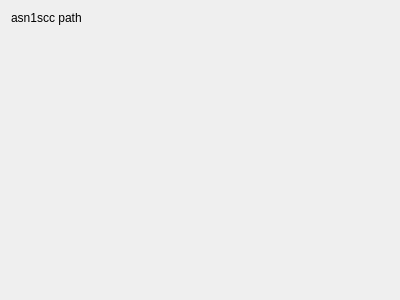
<?xml version="1.0" encoding="UTF-8"?>
<ui version="4.0">
 <author>N7 Mobile sp. z o. o.</author>
 <class>Asn1Acn::Internal::OptionsPages::GeneralOptionsPage</class>
 <widget class="QWidget" name="Asn1Acn::Internal::OptionsPages::GeneralOptionsPage">
  <property name="geometry">
   <rect>
    <x>0</x>
    <y>0</y>
    <width>400</width>
    <height>300</height>
   </rect>
  </property>
  <property name="windowTitle">
   <string>Form</string>
  </property>
  <layout class="QGridLayout" name="gridLayout">
   <item row="0" column="1">
    <widget class="Utils::PathChooser" name="asn1sccPathChooser" native="true">
     <property name="sizePolicy">
      <sizepolicy hsizetype="Preferred" vsizetype="Preferred">
       <horstretch>1</horstretch>
       <verstretch>0</verstretch>
      </sizepolicy>
     </property>
    </widget>
   </item>
   <item row="0" column="0">
    <widget class="QLabel" name="asn1sccPathLabel">
     <property name="sizePolicy">
      <sizepolicy hsizetype="Preferred" vsizetype="Preferred">
       <horstretch>0</horstretch>
       <verstretch>0</verstretch>
      </sizepolicy>
     </property>
     <property name="text">
      <string>asn1scc path</string>
     </property>
    </widget>
   </item>
   <item row="1" column="0" colspan="2">
    <spacer name="verticalSpacer">
     <property name="orientation">
      <enum>Qt::Vertical</enum>
     </property>
     <property name="sizeHint" stdset="0">
      <size>
       <width>20</width>
       <height>40</height>
      </size>
     </property>
    </spacer>
   </item>
  </layout>
 </widget>
 <customwidgets>
  <customwidget>
   <class>Utils::PathChooser</class>
   <extends>QWidget</extends>
   <header>utils/pathchooser.h</header>
   <container>1</container>
  </customwidget>
 </customwidgets>
 <resources/>
 <connections/>
</ui>
